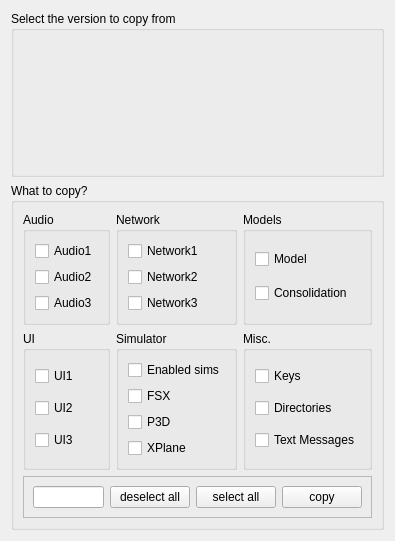
<?xml version="1.0" encoding="UTF-8"?>
<ui version="4.0">
 <class>CCopySettingsAndCachesComponent</class>
 <widget class="QFrame" name="CCopySettingsAndCachesComponent">
  <property name="geometry">
   <rect>
    <x>0</x>
    <y>0</y>
    <width>379</width>
    <height>472</height>
   </rect>
  </property>
  <property name="windowTitle">
   <string>Frame</string>
  </property>
  <layout class="QVBoxLayout" name="vl_CopySettingsAndCache" stretch="0,0">
   <item>
    <widget class="QGroupBox" name="gb_OtherSwiftVersions">
     <property name="title">
      <string>Select the version to copy from</string>
     </property>
     <layout class="QVBoxLayout" name="vl_OtherSwiftVersions">
      <item>
       <widget class="BlackGui::Components::COtherSwiftVersionsComponent" name="comp_OtherSwiftVersions">
        <property name="minimumSize">
         <size>
          <width>0</width>
          <height>125</height>
         </size>
        </property>
       </widget>
      </item>
     </layout>
    </widget>
   </item>
   <item>
    <widget class="QGroupBox" name="gb_WhatToCopy">
     <property name="title">
      <string>What to copy?</string>
     </property>
     <layout class="QGridLayout" name="gl_WhatToCopy">
      <item row="0" column="2">
       <widget class="QGroupBox" name="gb_Model">
        <property name="title">
         <string>Models</string>
        </property>
        <layout class="QVBoxLayout" name="vl_Models">
         <item>
          <widget class="QCheckBox" name="cb_SettingsModel">
           <property name="text">
            <string>Model</string>
           </property>
          </widget>
         </item>
         <item>
          <widget class="QCheckBox" name="cb_SettingsConsolidation">
           <property name="text">
            <string>Consolidation</string>
           </property>
          </widget>
         </item>
        </layout>
       </widget>
      </item>
      <item row="0" column="0">
       <widget class="QGroupBox" name="gb_Audio">
        <property name="title">
         <string>Audio</string>
        </property>
        <layout class="QVBoxLayout" name="vl_Audio">
         <item>
          <widget class="QCheckBox" name="cb_SettingsAudio">
           <property name="text">
            <string>Audio1</string>
           </property>
          </widget>
         </item>
         <item>
          <widget class="QCheckBox" name="cb_SettingsAudioInputDevice">
           <property name="text">
            <string>Audio2</string>
           </property>
          </widget>
         </item>
         <item>
          <widget class="QCheckBox" name="cb_SettingsAudioOutputDevice">
           <property name="text">
            <string>Audio3</string>
           </property>
          </widget>
         </item>
        </layout>
       </widget>
      </item>
      <item row="2" column="0" colspan="3">
       <widget class="QFrame" name="fr_Buttons">
        <property name="frameShape">
         <enum>QFrame::StyledPanel</enum>
        </property>
        <property name="frameShadow">
         <enum>QFrame::Raised</enum>
        </property>
        <layout class="QHBoxLayout" name="horizontalLayout">
         <item>
          <widget class="QLineEdit" name="le_Status">
           <property name="readOnly">
            <bool>true</bool>
           </property>
          </widget>
         </item>
         <item>
          <widget class="QPushButton" name="pb_DeselectAll">
           <property name="text">
            <string>deselect all</string>
           </property>
          </widget>
         </item>
         <item>
          <widget class="QPushButton" name="pb_SelectAll">
           <property name="text">
            <string>select all</string>
           </property>
          </widget>
         </item>
         <item>
          <widget class="QPushButton" name="pb_Copy">
           <property name="text">
            <string>copy</string>
           </property>
          </widget>
         </item>
        </layout>
       </widget>
      </item>
      <item row="1" column="1">
       <widget class="QFrame" name="fr_Middle">
        <layout class="QVBoxLayout" name="vl_Middle">
         <property name="leftMargin">
          <number>0</number>
         </property>
         <property name="topMargin">
          <number>0</number>
         </property>
         <property name="rightMargin">
          <number>0</number>
         </property>
         <property name="bottomMargin">
          <number>0</number>
         </property>
         <item>
          <widget class="QGroupBox" name="gb_Simulator">
           <property name="title">
            <string>Simulator</string>
           </property>
           <layout class="QVBoxLayout" name="vl_Simulator">
            <item>
             <widget class="QCheckBox" name="cb_SettingsEnabledSimulators">
              <property name="text">
               <string>Enabled sims</string>
              </property>
             </widget>
            </item>
            <item>
             <widget class="QCheckBox" name="cb_SettingsSimulatorFSX">
              <property name="text">
               <string>FSX</string>
              </property>
             </widget>
            </item>
            <item>
             <widget class="QCheckBox" name="cb_SettingsSimulatorP3D">
              <property name="text">
               <string>P3D</string>
              </property>
             </widget>
            </item>
            <item>
             <widget class="QCheckBox" name="cb_SettingsSimulatorXPlane">
              <property name="text">
               <string>XPlane</string>
              </property>
             </widget>
            </item>
           </layout>
          </widget>
         </item>
        </layout>
       </widget>
      </item>
      <item row="1" column="2">
       <widget class="QFrame" name="fr_Right">
        <layout class="QVBoxLayout" name="vl_Right">
         <property name="leftMargin">
          <number>0</number>
         </property>
         <property name="topMargin">
          <number>0</number>
         </property>
         <property name="rightMargin">
          <number>0</number>
         </property>
         <property name="bottomMargin">
          <number>0</number>
         </property>
         <item>
          <widget class="QGroupBox" name="gb_Misc">
           <property name="title">
            <string>Misc.</string>
           </property>
           <layout class="QVBoxLayout" name="vl_Misc">
            <item>
             <widget class="QCheckBox" name="cb_SettingsActionHotkeys">
              <property name="text">
               <string>Keys</string>
              </property>
             </widget>
            </item>
            <item>
             <widget class="QCheckBox" name="cb_SettingsDirectories">
              <property name="text">
               <string>Directories</string>
              </property>
             </widget>
            </item>
            <item>
             <widget class="QCheckBox" name="cb_SettingsTextMessages">
              <property name="text">
               <string>Text Messages</string>
              </property>
             </widget>
            </item>
           </layout>
          </widget>
         </item>
        </layout>
       </widget>
      </item>
      <item row="0" column="1">
       <widget class="QGroupBox" name="gb_Network">
        <property name="title">
         <string>Network</string>
        </property>
        <layout class="QVBoxLayout" name="vl_Network">
         <item>
          <widget class="QCheckBox" name="cb_SettingsNetworkTrafficServers">
           <property name="text">
            <string>Network1</string>
           </property>
          </widget>
         </item>
         <item>
          <widget class="QCheckBox" name="cb_CacheLastNetworkServer">
           <property name="text">
            <string>Network2</string>
           </property>
          </widget>
         </item>
         <item>
          <widget class="QCheckBox" name="cb_CacheLastVatsimServer">
           <property name="text">
            <string>Network3</string>
           </property>
          </widget>
         </item>
        </layout>
       </widget>
      </item>
      <item row="1" column="0">
       <widget class="QFrame" name="fr_Left">
        <layout class="QVBoxLayout" name="vl_left">
         <property name="leftMargin">
          <number>0</number>
         </property>
         <property name="topMargin">
          <number>0</number>
         </property>
         <property name="rightMargin">
          <number>0</number>
         </property>
         <property name="bottomMargin">
          <number>0</number>
         </property>
         <item>
          <widget class="QGroupBox" name="gb_Ui">
           <property name="title">
            <string>UI</string>
           </property>
           <layout class="QVBoxLayout" name="verticalLayout_4">
            <item>
             <widget class="QCheckBox" name="cb_SettingsGuiGeneral">
              <property name="text">
               <string>UI1</string>
              </property>
             </widget>
            </item>
            <item>
             <widget class="QCheckBox" name="cb_SettingsDockWidget">
              <property name="text">
               <string>UI2</string>
              </property>
             </widget>
            </item>
            <item>
             <widget class="QCheckBox" name="cb_SettingsViewUpdate">
              <property name="text">
               <string>UI3</string>
              </property>
             </widget>
            </item>
           </layout>
          </widget>
         </item>
        </layout>
       </widget>
      </item>
     </layout>
    </widget>
   </item>
  </layout>
 </widget>
 <customwidgets>
  <customwidget>
   <class>BlackGui::Components::COtherSwiftVersionsComponent</class>
   <extends>QFrame</extends>
   <header>blackgui/components/otherswiftversionscomponent.h</header>
   <container>1</container>
  </customwidget>
 </customwidgets>
 <tabstops>
  <tabstop>cb_SettingsAudio</tabstop>
  <tabstop>cb_SettingsAudioOutputDevice</tabstop>
  <tabstop>cb_SettingsAudioInputDevice</tabstop>
  <tabstop>cb_SettingsGuiGeneral</tabstop>
  <tabstop>cb_SettingsDockWidget</tabstop>
  <tabstop>cb_SettingsViewUpdate</tabstop>
  <tabstop>cb_SettingsNetworkTrafficServers</tabstop>
  <tabstop>cb_CacheLastNetworkServer</tabstop>
  <tabstop>cb_CacheLastVatsimServer</tabstop>
  <tabstop>cb_SettingsEnabledSimulators</tabstop>
  <tabstop>cb_SettingsSimulatorP3D</tabstop>
  <tabstop>cb_SettingsSimulatorFSX</tabstop>
  <tabstop>cb_SettingsSimulatorXPlane</tabstop>
  <tabstop>cb_SettingsModel</tabstop>
  <tabstop>cb_SettingsConsolidation</tabstop>
  <tabstop>cb_SettingsActionHotkeys</tabstop>
  <tabstop>cb_SettingsDirectories</tabstop>
  <tabstop>cb_SettingsTextMessages</tabstop>
  <tabstop>le_Status</tabstop>
  <tabstop>pb_DeselectAll</tabstop>
  <tabstop>pb_SelectAll</tabstop>
  <tabstop>pb_Copy</tabstop>
 </tabstops>
 <resources/>
 <connections/>
</ui>
